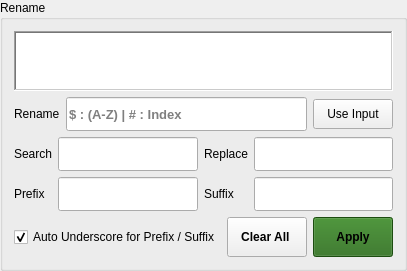
            <widget class="QGroupBox" name="groupBox_11">
             <property name="title">
              <string>Rename</string>
             </property>
             <layout class="QGridLayout" name="gridLayout_12">
              <item row="0" column="0">
               <widget class="QListView" name="listView_rename_output">
                <property name="sizePolicy">
                 <sizepolicy hsizetype="Expanding" vsizetype="Minimum">
                  <horstretch>0</horstretch>
                  <verstretch>30</verstretch>
                 </sizepolicy>
                </property>
                <property name="minimumSize">
                 <size>
                  <width>0</width>
                  <height>0</height>
                 </size>
                </property>
                <property name="maximumSize">
                 <size>
                  <width>16777215</width>
                  <height>60</height>
                 </size>
                </property>
                <property name="font">
                 <font>
                  <pointsize>8</pointsize>
                  <weight>75</weight>
                  <bold>true</bold>
                 </font>
                </property>
                <property name="focusPolicy">
                 <enum>Qt::NoFocus</enum>
                </property>
                <property name="frameShape">
                 <enum>QFrame::WinPanel</enum>
                </property>
                <property name="frameShadow">
                 <enum>QFrame::Sunken</enum>
                </property>
                <property name="flow">
                 <enum>QListView::TopToBottom</enum>
                </property>
                <property name="isWrapping" stdset="0">
                 <bool>true</bool>
                </property>
                <property name="layoutMode">
                 <enum>QListView::SinglePass</enum>
                </property>
                <property name="spacing">
                 <number>5</number>
                </property>
                <property name="viewMode">
                 <enum>QListView::ListMode</enum>
                </property>
                <property name="batchSize">
                 <number>200</number>
                </property>
               </widget>
              </item>
              <item row="1" column="0">
               <layout class="QHBoxLayout" name="horizontalLayout_3">
                <item>
                 <widget class="QLabel" name="label_5">
                  <property name="font">
                   <font>
                    <weight>50</weight>
                    <bold>false</bold>
                   </font>
                  </property>
                  <property name="text">
                   <string>Rename</string>
                  </property>
                 </widget>
                </item>
                <item>
                 <widget class="QLineEdit" name="lineEdit_rename">
                  <property name="sizePolicy">
                   <sizepolicy hsizetype="Expanding" vsizetype="Fixed">
                    <horstretch>0</horstretch>
                    <verstretch>0</verstretch>
                   </sizepolicy>
                  </property>
                  <property name="minimumSize">
                   <size>
                    <width>0</width>
                    <height>34</height>
                   </size>
                  </property>
                  <property name="font">
                   <font>
                    <pointsize>10</pointsize>
                    <weight>75</weight>
                    <bold>true</bold>
                   </font>
                  </property>
                  <property name="placeholderText">
                   <string>$ : (A-Z) | # : Index</string>
                  </property>
                  <property name="clearButtonEnabled">
                   <bool>true</bool>
                  </property>
                 </widget>
                </item>
                <item>
                 <widget class="QPushButton" name="pushButton_quick_fill_rename">
                  <property name="sizePolicy">
                   <sizepolicy hsizetype="Minimum" vsizetype="Maximum">
                    <horstretch>0</horstretch>
                    <verstretch>0</verstretch>
                   </sizepolicy>
                  </property>
                  <property name="minimumSize">
                   <size>
                    <width>0</width>
                    <height>30</height>
                   </size>
                  </property>
                  <property name="maximumSize">
                   <size>
                    <width>16777215</width>
                    <height>16777215</height>
                   </size>
                  </property>
                  <property name="text">
                   <string>Use Input</string>
                  </property>
                 </widget>
                </item>
               </layout>
              </item>
              <item row="3" column="0">
               <layout class="QHBoxLayout" name="horizontalLayout_14">
                <item>
                 <widget class="QCheckBox" name="checkBox_auto_underscore">
                  <property name="text">
                   <string>Auto Underscore for Prefix / Suffix</string>
                  </property>
                  <property name="checked">
                   <bool>true</bool>
                  </property>
                 </widget>
                </item>
                <item>
                 <widget class="QPushButton" name="pushButton_clear_all_text_box">
                  <property name="minimumSize">
                   <size>
                    <width>0</width>
                    <height>40</height>
                   </size>
                  </property>
                  <property name="maximumSize">
                   <size>
                    <width>80</width>
                    <height>16777215</height>
                   </size>
                  </property>
                  <property name="font">
                   <font>
                    <weight>75</weight>
                    <bold>true</bold>
                   </font>
                  </property>
                  <property name="text">
                   <string>Clear All </string>
                  </property>
                 </widget>
                </item>
                <item>
                 <widget class="QPushButton" name="pushButton_apply_name">
                  <property name="minimumSize">
                   <size>
                    <width>0</width>
                    <height>40</height>
                   </size>
                  </property>
                  <property name="maximumSize">
                   <size>
                    <width>120</width>
                    <height>16777215</height>
                   </size>
                  </property>
                  <property name="font">
                   <font>
                    <weight>75</weight>
                    <bold>true</bold>
                   </font>
                  </property>
                  <property name="styleSheet">
                   <string notr="true">background-color:rgb(39, 108, 23);</string>
                  </property>
                  <property name="text">
                   <string>Apply</string>
                  </property>
                 </widget>
                </item>
               </layout>
              </item>
              <item row="2" column="0">
               <layout class="QGridLayout" name="gridLayout">
                <item row="1" column="1">
                 <widget class="QLineEdit" name="lineEdit_prefix">
                  <property name="sizePolicy">
                   <sizepolicy hsizetype="Expanding" vsizetype="Fixed">
                    <horstretch>0</horstretch>
                    <verstretch>0</verstretch>
                   </sizepolicy>
                  </property>
                  <property name="minimumSize">
                   <size>
                    <width>0</width>
                    <height>34</height>
                   </size>
                  </property>
                  <property name="font">
                   <font>
                    <pointsize>10</pointsize>
                    <weight>75</weight>
                    <bold>true</bold>
                   </font>
                  </property>
                  <property name="placeholderText">
                   <string/>
                  </property>
                  <property name="clearButtonEnabled">
                   <bool>true</bool>
                  </property>
                 </widget>
                </item>
                <item row="0" column="0">
                 <widget class="QLabel" name="label_8">
                  <property name="font">
                   <font>
                    <weight>50</weight>
                    <bold>false</bold>
                   </font>
                  </property>
                  <property name="text">
                   <string>Search</string>
                  </property>
                 </widget>
                </item>
                <item row="0" column="3">
                 <widget class="QLineEdit" name="lineEdit_replace">
                  <property name="sizePolicy">
                   <sizepolicy hsizetype="Expanding" vsizetype="Fixed">
                    <horstretch>0</horstretch>
                    <verstretch>0</verstretch>
                   </sizepolicy>
                  </property>
                  <property name="minimumSize">
                   <size>
                    <width>0</width>
                    <height>34</height>
                   </size>
                  </property>
                  <property name="font">
                   <font>
                    <pointsize>10</pointsize>
                    <weight>75</weight>
                    <bold>true</bold>
                   </font>
                  </property>
                  <property name="placeholderText">
                   <string/>
                  </property>
                  <property name="clearButtonEnabled">
                   <bool>true</bool>
                  </property>
                 </widget>
                </item>
                <item row="0" column="2">
                 <widget class="QLabel" name="label_9">
                  <property name="font">
                   <font>
                    <weight>50</weight>
                    <bold>false</bold>
                   </font>
                  </property>
                  <property name="text">
                   <string>Replace</string>
                  </property>
                 </widget>
                </item>
                <item row="1" column="2">
                 <widget class="QLabel" name="label_4">
                  <property name="font">
                   <font>
                    <weight>50</weight>
                    <bold>false</bold>
                   </font>
                  </property>
                  <property name="text">
                   <string>Suffix</string>
                  </property>
                 </widget>
                </item>
                <item row="1" column="3">
                 <widget class="QLineEdit" name="lineEdit_suffix">
                  <property name="sizePolicy">
                   <sizepolicy hsizetype="Expanding" vsizetype="Fixed">
                    <horstretch>0</horstretch>
                    <verstretch>0</verstretch>
                   </sizepolicy>
                  </property>
                  <property name="minimumSize">
                   <size>
                    <width>0</width>
                    <height>34</height>
                   </size>
                  </property>
                  <property name="font">
                   <font>
                    <pointsize>10</pointsize>
                    <weight>75</weight>
                    <bold>true</bold>
                   </font>
                  </property>
                  <property name="placeholderText">
                   <string/>
                  </property>
                  <property name="clearButtonEnabled">
                   <bool>true</bool>
                  </property>
                 </widget>
                </item>
                <item row="0" column="1">
                 <widget class="QLineEdit" name="lineEdit_search">
                  <property name="sizePolicy">
                   <sizepolicy hsizetype="Expanding" vsizetype="Fixed">
                    <horstretch>0</horstretch>
                    <verstretch>0</verstretch>
                   </sizepolicy>
                  </property>
                  <property name="minimumSize">
                   <size>
                    <width>0</width>
                    <height>34</height>
                   </size>
                  </property>
                  <property name="font">
                   <font>
                    <pointsize>10</pointsize>
                    <weight>75</weight>
                    <bold>true</bold>
                   </font>
                  </property>
                  <property name="clearButtonEnabled">
                   <bool>true</bool>
                  </property>
                 </widget>
                </item>
                <item row="1" column="0">
                 <widget class="QLabel" name="label_3">
                  <property name="font">
                   <font>
                    <weight>50</weight>
                    <bold>false</bold>
                   </font>
                  </property>
                  <property name="text">
                   <string>Prefix</string>
                  </property>
                 </widget>
                </item>
               </layout>
              </item>
             </layout>
            </widget>
